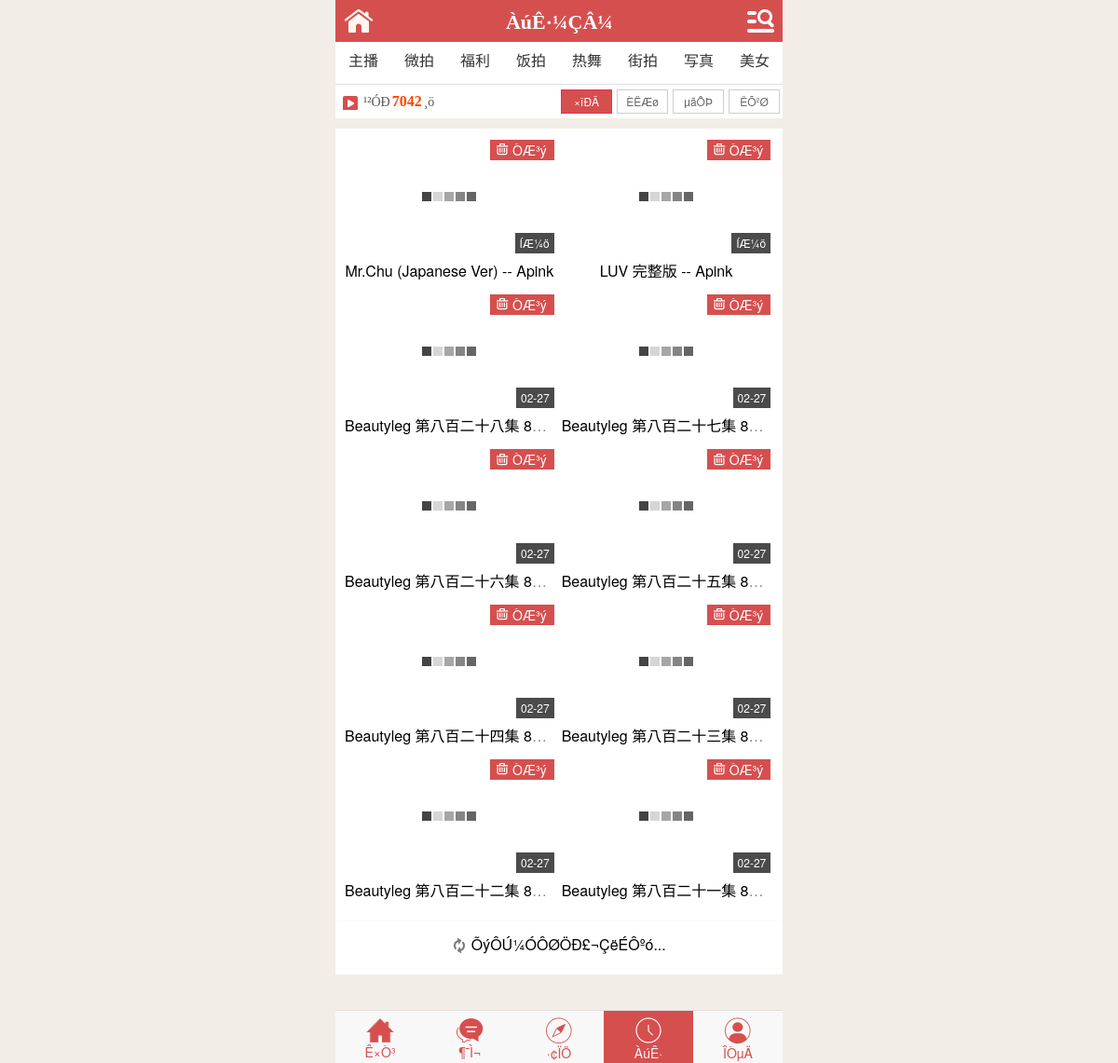
Screenshot of /follow_list.php with the database file from the repository.
### tables this page shows
CREATE TABLE `se2nav` (
  `id` int(11) NOT NULL AUTO_INCREMENT,
  `mor` int(2) unsigned NOT NULL DEFAULT '0',
  `name` varchar(1000) NOT NULL,
  `url` varchar(1000) NOT NULL,
  `sort` int(8) unsigned NOT NULL DEFAULT '0',
  `member` int(2) unsigned NOT NULL DEFAULT '0',
  PRIMARY KEY (`id`)
);

CREATE TABLE `se2nr` (
  `id` int(11) NOT NULL AUTO_INCREMENT,
  `pic` varchar(1000) DEFAULT NULL,
  `name` varchar(1000) DEFAULT NULL,
  `fenlei` int(3) NOT NULL DEFAULT '0',
  `uid` int(10) unsigned NOT NULL DEFAULT '0',
  `status` int(2) unsigned NOT NULL DEFAULT '0',
  `cishu` int(10) NOT NULL DEFAULT '0',
  `division` int(2) unsigned NOT NULL DEFAULT '0',
  `tuijian` varchar(1000) DEFAULT 'False',
  `url` varchar(1000) DEFAULT NULL,
  `download` varchar(1000) DEFAULT NULL,
  `shijian` varchar(1000) DEFAULT NULL,
  `price` int(7) unsigned NOT NULL DEFAULT '0',
  `hits` int(5) unsigned NOT NULL DEFAULT '0',
  `sort` int(5) unsigned NOT NULL DEFAULT '0',
  `favorite` int(5) unsigned NOT NULL DEFAULT '0',
  `member` int(2) unsigned NOT NULL DEFAULT '0',
  `source` int(2) unsigned NOT NULL DEFAULT '0',
  `trends` int(4) unsigned NOT NULL DEFAULT '0',
  `addtime` int(10) unsigned NOT NULL DEFAULT '0',
  `contents` varchar(1800) DEFAULT NULL,
  `censor` int(2) unsigned NOT NULL DEFAULT '0',
  PRIMARY KEY (`id`)
);

### include/limit_list.php (called while the page is built, shortened)
<?php
$sz="where id='1'";
$shezhi=queryall(se2wz,$sz);
$pull=$shezhi[pull];
?>

### config/common.php (called while the page is built, shortened)
<?php
function queryall($table, $type)
{
    $sql = mysql_query("SELECT * FROM `{$table}` {$type}");
    $row = mysql_fetch_array($sql);
    return $row;
}
?>

### follow_list.php (the view, shortened to what this page needs)
<?php
include("config/common.php");
$pdid=$_GET["flid"];
$id=$_GET["id"];
$sort=$_GET["sort"];
$k=$_GET["k"];
$m=$_GET["m"];
$s=$_GET["s"];
include("include/limit_list.php");
if(empty($sort)){
$sort="new";
}
?>
<!DOCTYPE html>
<html>
<head>
<?php include_once('include/css.php'); ?>
</head>
<body>
<div id="head" >
<div class="fixtop">
<span id="home"><a href="/" rel="external"><i class="ico08"><img src="/img/homepage.png" width="30px" /></i></a></span>
<span id="index"><i class="ico07"><img src="/img/logo.png" width="88px"<?php if($m || $pdid || $k || $sort){ ?> class="h"<?php } ?>/></i></span><i class="ico21">ÀúÊ·¼ÇÂ¼</i>
<span id="find"><i class="ico08"><img src="/img/ss1.png" width="29px" /></i></span>
</div>
<?php include_once('include/column.php'); ?>
</div>
<?php
$sql = "WHERE censor=0";
$order = 'order by sort desc ';
	switch ($sort){
	case 'new':
 	$order.= ', addtime DESC';
  	break;
}
if ($s=="vip")
{
$userid=$_COOKIE[uid];
$type="where userid='$userid'";
$time=time();
$user=getone("select * from ubouser WHERE hylx>0 and endtime>$time and userid='$userid'");
if ($user)
{$hyzt=1;}
else
{$hyzt=0;}
$sql .=" and  member='1' ";
}else{
$userid=$_COOKIE[uid];
$time=time();
$user=getone("select * from ubouser WHERE hylx>0 and endtime>$time and userid='$userid'");
if ($user)
{$hyzt=1;}
else
{$hyzt=0;}
$sql .=" and (member='0' or member='1' )";
}
$Page_size=10;
$total = mysql_query("SELECT COUNT(*) AS num FROM se2nr ".$sql." ");
$row = mysql_fetch_array($total);
$count = $row[0];
if(empty($page)||$page<0){
$page=1;
}else {
$page=$_GET['page'];
}
$offset=$Page_size*($page-1);
?>
<div class="liebiao"><div class="left"><i></i>¹²ÓÐ<span><?php echo $count;?></span>¸ö</div><div class="right"><a href="follow_list.php?<?php if ($pdid){echo 'flid='.$pdid.'&';} if($m){echo 'm=new&';}?>sort=new<?php if ($s){echo '&s=vip';}?>" rel="external" class="ui-
link"><span <?php if ($sort=='new'){echo 'class="cur"';}?>>×îÐÂ</span></a><a href="follow_list.php?<?php if ($pdid){echo 'flid='.$pdid.'&';} if($m){echo 'm=new&';}?>sort=heat<?php if ($s){echo '&s=vip';}?>" rel="external" class="ui-link"><span <?php if ($sort=='heat'){echo
'class="cur"';}?>>ÈËÆø</span></a><a href="follow_list.php?<?php if ($pdid){echo 'flid='.$pdid.'&';} if($m){echo 'm=new&';}?>sort=hot<?php if ($s){echo '&s=vip';}?>" rel="external" class="ui-link"><span <?php if ($sort=='hot'){echo 'class="cur"';}?>>µãÔÞ</span></a><a
href="follow_list.php?<?php if ($pdid){echo 'flid='.$pdid.'&';} if($m){echo 'm=new&';}?>sort=fav<?php if ($s){echo '&s=vip';}?>" rel="external" class="ui-link"><span <?php if ($sort=='fav'){echo 'class="cur"';}?>>ÊÕ²Ø</span></a></div></div>
<section class="ui-panel">
<ul class="ui-grid-trisect" id="vlist">
<?php
$query = mysql_query("select * from  se2nr  ".$sql." ".$order." limit $offset, $Page_size");
while ($a=mysql_fetch_array($query)) {
$gxtime=date('m-d',$a[addtime]);
?>
<li v-for="item in data" style='width: 49.5%;'>
<div class="ui-grid-trisect-img" style='padding-top: 54.47%;'><?php $member=$a[member]; if($member==1 && $hyzt=="0"){?><span onClick="pay()" style="background-image:url('<?php echo $a[pic]?>');background-size:auto 122.36px;background-position:center center;"></span><?php }elseif($member==0 || $hyzt==1){?>
<span onClick="uboplay('<?php $id=$a[id]; echo $id;?>','ubosk')" style="background-image:url('<?php echo $a[pic]?>');background-size:224.64px auto;background-position:center center;"></span><?php }?>
<div class="cnl-tag tag"><?php $sort=$a[sort]; if ($sort>0){echo "ÍÆ¼ö";}else{echo $gxtime;}?></div>
<div class="delete" onClick="remove(<?php echo $id;?>);"><i></i>ÒÆ³ý</div>
</div>
<h4 class="ui-nowrap" style='font-size: 100%;font-weight: 400;text-align:center'><?php if($member==1 && $hyzt=="0"){?><a href="javascript:;"  onclick="pay()" /><?php $name=$a[name];$name=str_replace("?","",$name); echo $name;?></a><?php }elseif($member==0 || $hyzt==1){?><a href="javascript:;"  onclick="uboplay('<?php echo $id;?>','ubosk')" /><?php $name=$a[name];$name=str_replace("?","",$name); echo $name;?></a><?php }?></h4>
</li>
<?php
};
?>
</ul>
<?php if ($count>10 && $pull==1){?>
<div class="loading" id="loading" style="display: block;"><span><img src="/img/m_loading.gif" width="16" height="16" align="absmiddle"> ÕýÔÚ¼ÓÔØÖÐ£¬ÇëÉÔºó...</span></div>
<?php }?>
</section>
<?php include_once('include/nav5.php'); ?>
</body>
</html>

### include/column.php (shortened to what this page needs)
<?php
$c_url_cs=$_SERVER['QUERY_STRING'];
$c_url=$_SERVER['PHP_SELF'].'?'.$c_url_cs;
if (empty($c_url_cs))
{$c_url=str_replace("?","",$c_url);}
$c_url=str_replace("/","",$c_url);
$vipis=substr_count($c_url,'s=vip');
?>
<div class="m-nav-head">
<div class="naviBar">
<ul class="head-nav">
<?php
if ($vipis==1)
{$where="where member=1";}
else
{$where="where member=0";}
$query = mysql_query("SELECT * FROM se2nav ".$where." order by sort desc limit 8 ");
while($a = mysql_fetch_array($query)) {
$n_url=$a[url];
$n_mor=$a[mor];
if ($apache==1)
{$w_url=str_replace(".php",".html",$n_url); }
else
{$w_url=$n_url; }
?>
<a href="/<?php if ($s_url){$urlis = substr_count($n_url,'=');if ($urlis==0){echo $w_url."?".$s_url;}else{echo $w_url."&".$s_url;}}else{echo $w_url;}?>" rel="external"><li<?php $c_url=str_replace("&","#",$c_url."#");$c_url=str_replace("##","#",$c_url);$c_url=str_replace("?","#",$c_url);$c_url=preg_replace("/page=(\d+)/","",$c_url);$c_url=str_replace("##","#",$c_url);$n_url=str_replace("?","#",$n_url);$bzis= substr_count($c_url,$n_url."#"); if($bzis==1 || ($n_mor==1 && $c_url=="index.php#")){echo " class=\"active\"";}?>><?php echo $a[name];echo $c_url;?><?php if($bzis==1 || ($n_mor==1 && $c_url=="index.php#")){echo "<i></i>";}?></li></a>
<?php }?>
</ul>
</div>
</div>

### rows the page displays
se2nav: name "主播"
se2nav: name "微拍"
se2nav: name "福利"
se2nav: name "饭拍"
se2nav: name "热舞"
se2nav: name "街拍"
se2nav: name "写真"
se2nav: name "美女"
se2nr: sort "ÍÆ¼ö", name "Mr.Chu (Japanese Ver) -- Apink"
se2nr: sort "ÍÆ¼ö", name "LUV 完整版 -- Apink"
se2nr: addtime "02-27", name "Beautyleg 第八百二十八集 8…"
se2nr: addtime "02-27", name "Beautyleg 第八百二十七集 8…"
se2nr: addtime "02-27", name "Beautyleg 第八百二十六集 8…"
se2nr: addtime "02-27", name "Beautyleg 第八百二十五集 8…"
se2nr: addtime "02-27", name "Beautyleg 第八百二十四集 8…"
se2nr: addtime "02-27", name "Beautyleg 第八百二十三集 8…"
se2nr: addtime "02-27", name "Beautyleg 第八百二十二集 8…"
se2nr: addtime "02-27", name "Beautyleg 第八百二十一集 8…"

### other values shown
$count "7042"
